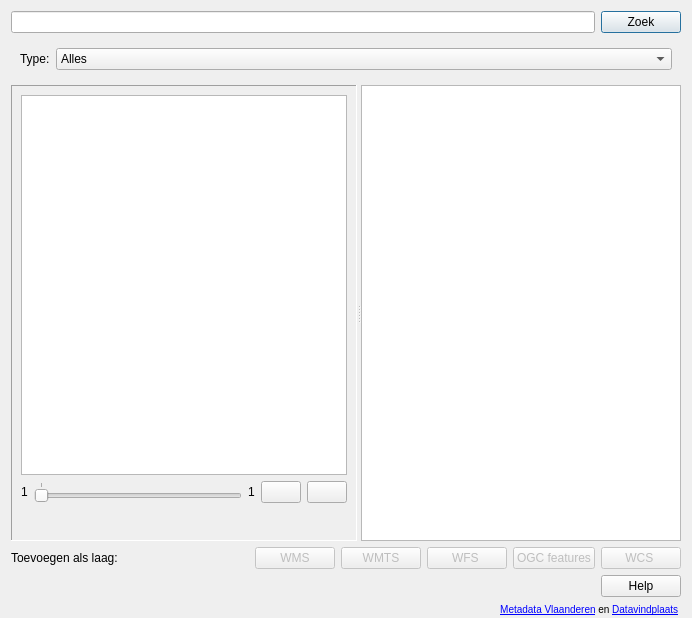
<?xml version="1.0" encoding="UTF-8"?>
<ui version="4.0">
 <class>geopunt4QgisDataCatalogDlg</class>
 <widget class="QDialog" name="geopunt4QgisDataCatalogDlg">
  <property name="geometry">
   <rect>
    <x>0</x>
    <y>0</y>
    <width>692</width>
    <height>618</height>
   </rect>
  </property>
  <property name="minimumSize">
   <size>
    <width>360</width>
    <height>400</height>
   </size>
  </property>
  <property name="windowTitle">
   <string>Datavindplaats</string>
  </property>
  <property name="windowIcon">
   <iconset resource="resources.qrc">
    <normaloff>:/svg/images/Catalogus.svg</normaloff>:/svg/images/Catalogus.svg</iconset>
  </property>
  <layout class="QVBoxLayout" name="verticalLayout">
   <property name="bottomMargin">
    <number>2</number>
   </property>
   <item>
    <layout class="QHBoxLayout" name="horizontalLayout">
     <item>
      <widget class="QLineEdit" name="zoekTxt">
       <property name="clearButtonEnabled">
        <bool>false</bool>
       </property>
      </widget>
     </item>
     <item>
      <widget class="QPushButton" name="zoekBtn">
       <property name="text">
        <string>Zoek</string>
       </property>
       <property name="icon">
        <iconset resource="resources.qrc">
         <normaloff>:/plugins/geopunt4Qgis/images/magnifyingGlass.png</normaloff>:/plugins/geopunt4Qgis/images/magnifyingGlass.png</iconset>
       </property>
       <property name="checkable">
        <bool>false</bool>
       </property>
       <property name="autoDefault">
        <bool>true</bool>
       </property>
       <property name="default">
        <bool>true</bool>
       </property>
       <property name="flat">
        <bool>false</bool>
       </property>
      </widget>
     </item>
    </layout>
   </item>
   <item>
    <widget class="QWidget" name="filterWgt" native="true">
     <property name="enabled">
      <bool>true</bool>
     </property>
     <property name="sizePolicy">
      <sizepolicy hsizetype="Preferred" vsizetype="Minimum">
       <horstretch>0</horstretch>
       <verstretch>0</verstretch>
      </sizepolicy>
     </property>
     <layout class="QGridLayout" name="gridLayout">
      <item row="4" column="1">
       <widget class="QComboBox" name="typeCbx">
        <property name="sizePolicy">
         <sizepolicy hsizetype="Expanding" vsizetype="Fixed">
          <horstretch>0</horstretch>
          <verstretch>0</verstretch>
         </sizepolicy>
        </property>
        <property name="sizeIncrement">
         <size>
          <width>0</width>
          <height>0</height>
         </size>
        </property>
        <property name="sizeAdjustPolicy">
         <enum>QComboBox::AdjustToContents</enum>
        </property>
        <property name="frame">
         <bool>true</bool>
        </property>
        <item>
         <property name="text">
          <string>Alles</string>
         </property>
        </item>
        <item>
         <property name="text">
          <string>Dataset</string>
         </property>
        </item>
        <item>
         <property name="text">
          <string>Service</string>
         </property>
        </item>
       </widget>
      </item>
      <item row="4" column="0">
       <widget class="QLabel" name="typeLbl">
        <property name="sizePolicy">
         <sizepolicy hsizetype="Minimum" vsizetype="Minimum">
          <horstretch>0</horstretch>
          <verstretch>0</verstretch>
         </sizepolicy>
        </property>
        <property name="text">
         <string>Type:</string>
        </property>
       </widget>
      </item>
     </layout>
    </widget>
   </item>
   <item>
    <widget class="QSplitter" name="splitter">
     <property name="sizePolicy">
      <sizepolicy hsizetype="Expanding" vsizetype="Expanding">
       <horstretch>0</horstretch>
       <verstretch>0</verstretch>
      </sizepolicy>
     </property>
     <property name="orientation">
      <enum>Qt::Horizontal</enum>
     </property>
     <property name="childrenCollapsible">
      <bool>false</bool>
     </property>
     <widget class="QFrame" name="resultWgt">
      <property name="minimumSize">
       <size>
        <width>120</width>
        <height>0</height>
       </size>
      </property>
      <property name="baseSize">
       <size>
        <width>200</width>
        <height>0</height>
       </size>
      </property>
      <property name="frameShape">
       <enum>QFrame::Panel</enum>
      </property>
      <property name="frameShadow">
       <enum>QFrame::Sunken</enum>
      </property>
      <layout class="QVBoxLayout" name="verticalLayout_2">
       <item>
        <widget class="QListView" name="resultView">
         <property name="minimumSize">
          <size>
           <width>100</width>
           <height>0</height>
          </size>
         </property>
         <property name="contextMenuPolicy">
          <enum>Qt::ActionsContextMenu</enum>
         </property>
         <property name="editTriggers">
          <set>QAbstractItemView::NoEditTriggers</set>
         </property>
         <property name="alternatingRowColors">
          <bool>true</bool>
         </property>
         <property name="selectionMode">
          <enum>QAbstractItemView::SingleSelection</enum>
         </property>
         <property name="selectionBehavior">
          <enum>QAbstractItemView::SelectRows</enum>
         </property>
        </widget>
       </item>
       <item>
        <layout class="QHBoxLayout" name="horizontalLayout_3">
         <item>
          <widget class="QLabel" name="pageLbl">
           <property name="text">
            <string>1</string>
           </property>
          </widget>
         </item>
         <item>
          <widget class="QSlider" name="pageSlider">
           <property name="minimum">
            <number>1</number>
           </property>
           <property name="maximum">
            <number>1</number>
           </property>
           <property name="pageStep">
            <number>1</number>
           </property>
           <property name="tracking">
            <bool>false</bool>
           </property>
           <property name="orientation">
            <enum>Qt::Horizontal</enum>
           </property>
           <property name="invertedControls">
            <bool>false</bool>
           </property>
           <property name="tickPosition">
            <enum>QSlider::TicksAbove</enum>
           </property>
           <property name="tickInterval">
            <number>1</number>
           </property>
          </widget>
         </item>
         <item>
          <widget class="QLabel" name="maxPage">
           <property name="text">
            <string>1</string>
           </property>
          </widget>
         </item>
         <item>
          <widget class="QPushButton" name="prevBtn">
           <property name="sizePolicy">
            <sizepolicy hsizetype="Minimum" vsizetype="Fixed">
             <horstretch>0</horstretch>
             <verstretch>0</verstretch>
            </sizepolicy>
           </property>
           <property name="minimumSize">
            <size>
             <width>0</width>
             <height>0</height>
            </size>
           </property>
           <property name="text">
            <string/>
           </property>
           <property name="icon">
            <iconset resource="resources.qrc">
             <normaloff>:/plugins/geopunt4Qgis/images/previous.png</normaloff>:/plugins/geopunt4Qgis/images/previous.png</iconset>
           </property>
          </widget>
         </item>
         <item>
          <widget class="QPushButton" name="nextBtn">
           <property name="sizePolicy">
            <sizepolicy hsizetype="Minimum" vsizetype="Fixed">
             <horstretch>0</horstretch>
             <verstretch>0</verstretch>
            </sizepolicy>
           </property>
           <property name="minimumSize">
            <size>
             <width>0</width>
             <height>0</height>
            </size>
           </property>
           <property name="toolTip">
            <string>Next</string>
           </property>
           <property name="text">
            <string/>
           </property>
           <property name="icon">
            <iconset resource="resources.qrc">
             <normaloff>:/plugins/geopunt4Qgis/images/next.png</normaloff>:/plugins/geopunt4Qgis/images/next.png</iconset>
           </property>
          </widget>
         </item>
        </layout>
       </item>
       <item>
        <widget class="QLabel" name="countLbl">
         <property name="text">
          <string/>
         </property>
        </widget>
       </item>
       <item>
        <widget class="QFrame" name="modelFilter">
         <property name="frameShape">
          <enum>QFrame::NoFrame</enum>
         </property>
         <property name="frameShadow">
          <enum>QFrame::Sunken</enum>
         </property>
         <layout class="QHBoxLayout" name="horizontalLayout_6">
          <property name="leftMargin">
           <number>1</number>
          </property>
          <property name="topMargin">
           <number>1</number>
          </property>
          <property name="rightMargin">
           <number>1</number>
          </property>
          <property name="bottomMargin">
           <number>1</number>
          </property>
         </layout>
        </widget>
       </item>
      </layout>
     </widget>
     <widget class="QTextBrowser" name="descriptionText">
      <property name="frameShape">
       <enum>QFrame::StyledPanel</enum>
      </property>
      <property name="frameShadow">
       <enum>QFrame::Sunken</enum>
      </property>
      <property name="openExternalLinks">
       <bool>true</bool>
      </property>
     </widget>
    </widget>
   </item>
   <item>
    <layout class="QHBoxLayout" name="horizontalLayout_2">
     <item>
      <widget class="QLabel" name="label">
       <property name="text">
        <string>Toevoegen als laag:</string>
       </property>
      </widget>
     </item>
     <item>
      <spacer name="horizontalSpacer">
       <property name="orientation">
        <enum>Qt::Horizontal</enum>
       </property>
       <property name="sizeHint" stdset="0">
        <size>
         <width>40</width>
         <height>20</height>
        </size>
       </property>
      </spacer>
     </item>
     <item>
      <widget class="QPushButton" name="addWMSbtn">
       <property name="enabled">
        <bool>false</bool>
       </property>
       <property name="minimumSize">
        <size>
         <width>0</width>
         <height>0</height>
        </size>
       </property>
       <property name="text">
        <string>WMS</string>
       </property>
       <property name="icon">
        <iconset resource="resources.qrc">
         <normaloff>:/plugins/geopunt4Qgis/images/Wms.png</normaloff>:/plugins/geopunt4Qgis/images/Wms.png</iconset>
       </property>
       <property name="autoDefault">
        <bool>false</bool>
       </property>
      </widget>
     </item>
     <item>
      <widget class="QPushButton" name="addWMTSbtn">
       <property name="enabled">
        <bool>false</bool>
       </property>
       <property name="text">
        <string>WMTS</string>
       </property>
       <property name="icon">
        <iconset resource="resources.qrc">
         <normaloff>:/svg/images/vectorTileLayer.svg</normaloff>:/svg/images/vectorTileLayer.svg</iconset>
       </property>
       <property name="autoDefault">
        <bool>false</bool>
       </property>
      </widget>
     </item>
     <item>
      <widget class="QPushButton" name="addWFSbtn">
       <property name="enabled">
        <bool>false</bool>
       </property>
       <property name="text">
        <string>WFS </string>
       </property>
       <property name="icon">
        <iconset resource="resources.qrc">
         <normaloff>:/plugins/geopunt4Qgis/images/Wfs.png</normaloff>:/plugins/geopunt4Qgis/images/Wfs.png</iconset>
       </property>
       <property name="autoDefault">
        <bool>false</bool>
       </property>
      </widget>
     </item>
     <item>
      <widget class="QPushButton" name="ogcAPIbtn">
       <property name="enabled">
        <bool>false</bool>
       </property>
       <property name="text">
        <string>OGC features</string>
       </property>
       <property name="icon">
        <iconset resource="resources.qrc">
         <normaloff>:/plugins/geopunt4Qgis/images/ogc_feats.png</normaloff>:/plugins/geopunt4Qgis/images/ogc_feats.png</iconset>
       </property>
       <property name="autoDefault">
        <bool>false</bool>
       </property>
      </widget>
     </item>
     <item>
      <widget class="QPushButton" name="addWCSbtn">
       <property name="enabled">
        <bool>false</bool>
       </property>
       <property name="text">
        <string>WCS </string>
       </property>
       <property name="icon">
        <iconset resource="resources.qrc">
         <normaloff>:/plugins/geopunt4Qgis/images/WcsLayer.png</normaloff>:/plugins/geopunt4Qgis/images/WcsLayer.png</iconset>
       </property>
       <property name="autoDefault">
        <bool>false</bool>
       </property>
      </widget>
     </item>
    </layout>
   </item>
   <item>
    <layout class="QHBoxLayout" name="horizontalLayout_4">
     <item>
      <spacer name="horizontalSpacer_2">
       <property name="orientation">
        <enum>Qt::Horizontal</enum>
       </property>
       <property name="sizeHint" stdset="0">
        <size>
         <width>40</width>
         <height>20</height>
        </size>
       </property>
      </spacer>
     </item>
     <item>
      <widget class="QDialogButtonBox" name="buttonBox">
       <property name="sizePolicy">
        <sizepolicy hsizetype="Fixed" vsizetype="Fixed">
         <horstretch>0</horstretch>
         <verstretch>0</verstretch>
        </sizepolicy>
       </property>
       <property name="orientation">
        <enum>Qt::Horizontal</enum>
       </property>
       <property name="standardButtons">
        <set>QDialogButtonBox::Help</set>
       </property>
      </widget>
     </item>
    </layout>
   </item>
   <item>
    <widget class="QLabel" name="msgLbl">
     <property name="sizePolicy">
      <sizepolicy hsizetype="MinimumExpanding" vsizetype="Preferred">
       <horstretch>0</horstretch>
       <verstretch>0</verstretch>
      </sizepolicy>
     </property>
     <property name="text">
      <string>&lt;html&gt;&lt;head/&gt;
&lt;body&gt;
&lt;span style=&quot; font-size:small;&quot;&gt;
&lt;a href=&quot;https://metadata.vlaanderen.be&quot;&gt;
Metadata Vlaanderen&lt;/a&gt; en 
&lt;a href=&quot;https://www.vlaanderen.be/datavindplaats/catalogus?dataCatalogRecordDomains.IN=Geographical&amp;order_publicationdate=desc&quot;&gt;Datavindplaats&lt;/a&gt; 
&lt;/span&gt;
&lt;/body&gt;&lt;/html&gt;</string>
     </property>
     <property name="alignment">
      <set>Qt::AlignBottom|Qt::AlignRight|Qt::AlignTrailing</set>
     </property>
     <property name="openExternalLinks">
      <bool>true</bool>
     </property>
     <property name="textInteractionFlags">
      <set>Qt::LinksAccessibleByKeyboard|Qt::LinksAccessibleByMouse</set>
     </property>
    </widget>
   </item>
  </layout>
  <action name="addWMSaction">
   <property name="text">
    <string>WMS toevoegen</string>
   </property>
  </action>
  <action name="Download_action">
   <property name="text">
    <string>Downloadpagina openen</string>
   </property>
  </action>
  <action name="addWFSaction">
   <property name="text">
    <string>WFS toevoegen</string>
   </property>
  </action>
 </widget>
 <resources>
  <include location="resources.qrc"/>
  <include location="resources.qrc"/>
 </resources>
 <connections>
  <connection>
   <sender>buttonBox</sender>
   <signal>accepted()</signal>
   <receiver>geopunt4QgisDataCatalogDlg</receiver>
   <slot>accept()</slot>
   <hints>
    <hint type="sourcelabel">
     <x>679</x>
     <y>595</y>
    </hint>
    <hint type="destinationlabel">
     <x>157</x>
     <y>274</y>
    </hint>
   </hints>
  </connection>
  <connection>
   <sender>buttonBox</sender>
   <signal>rejected()</signal>
   <receiver>geopunt4QgisDataCatalogDlg</receiver>
   <slot>reject()</slot>
   <hints>
    <hint type="sourcelabel">
     <x>679</x>
     <y>595</y>
    </hint>
    <hint type="destinationlabel">
     <x>286</x>
     <y>274</y>
    </hint>
   </hints>
  </connection>
  <connection>
   <sender>pageSlider</sender>
   <signal>sliderMoved(int)</signal>
   <receiver>pageLbl</receiver>
   <slot>setNum(int)</slot>
   <hints>
    <hint type="sourcelabel">
     <x>127</x>
     <y>485</y>
    </hint>
    <hint type="destinationlabel">
     <x>22</x>
     <y>485</y>
    </hint>
   </hints>
  </connection>
 </connections>
</ui>
